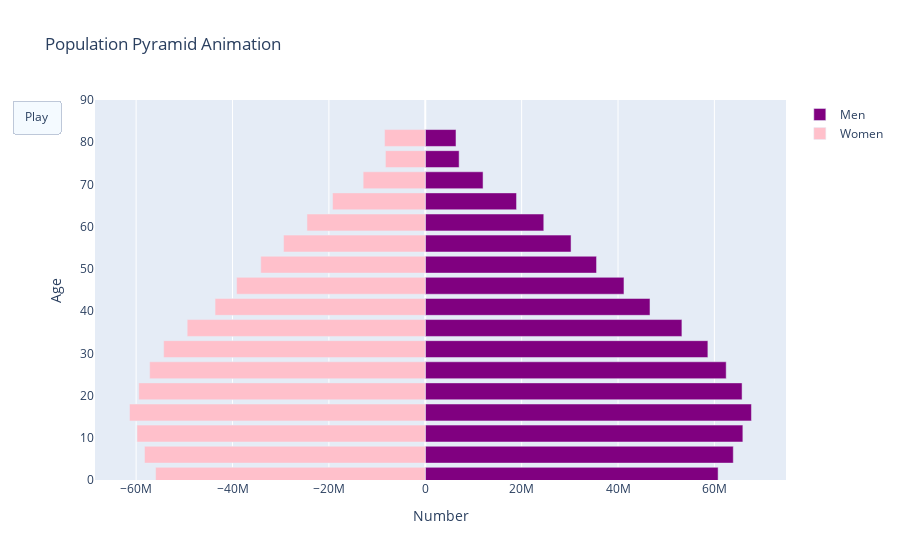

Write notebook code for a chart like this one.
### Code cell
# visualize an animated population pyramid of India, 1960-2020

# create initial plot
year_init = 1960
# get population dataframe
pop_df = population_df(year=year_init, country='India')

# specify layout
layout = go.Layout(barmode='overlay',
                   yaxis=go.layout.YAxis(range=[0, 90], title='Age'),
                   xaxis=go.layout.XAxis(title='Number'),
                  title_text=f"Population Pyramid Animation")

bins = [go.Bar(x = pop_df['Male'],
               y = [int(s[:2])+1 for s in age_ranges],
               orientation='h',
               name='Men',
               marker=dict(color='purple'),
               hoverinfo='skip'
               ),
        go.Bar(x = -pop_df['Female'],
               y = [int(s[:2])+1 for s in age_ranges],
               orientation='h',
               name='Women',
               marker=dict(color='pink'),
               hoverinfo='skip'
               )
       ]

# create multiple pyramids as frames for animation
years = range(1960,2030,10)

frames = []
for y in years:
    
    # get population dataframe
    pop_df = population_df(year=y, country='India')

    # update the bins
    bins = [go.Bar(x = pop_df['Male'],
                   y = [int(s[:2])+1 for s in age_ranges],
                   orientation='h',
                   name='Men',
                   marker=dict(color='purple'),
                   hoverinfo='skip'
                   ),
            go.Bar(x = -pop_df['Female'],
                   y = [int(s[:2])+1 for s in age_ranges],
                   orientation='h',
                   name='Women',
                   marker=dict(color='pink'),
                   hoverinfo='skip'
                   )
            ]
    # create the button
    button = {
        "type": "buttons",
        "buttons": [
            {
                "label": "Play",
                "method": "animate",
                "args": [None, {"frame": {"duration": 1000}}],
            }
        ],
    }
    layout = go.Layout(barmode='overlay',
                   yaxis=go.layout.YAxis(range=[0, 90], title='Age'),
                   xaxis=go.layout.XAxis(title='Number'), updatemenus=[button], 
                    title_text=f"Population Pyramid Animation")
    
    # create frames
    frame = go.Frame(data=bins, layout=go.Layout(title_text=f"Population Pyramid in Year {y}"))
    frames.append(frame)
    


fig = go.Figure(data=bins,
                frames=frames,
                layout = layout)
                                 
# show animation
fig.show()

### Figure 1 — Plotly figure (JSON) as saved in the notebook; plotly's stock layout.template omitted (floating-point values rounded to 4 significant figures)
{"data": [{"hoverinfo": "skip", "marker": {"color": "purple"}, "name": "Men", "orientation": "h", "type": "bar", "x": [60771735, 63921193, 65906417, 67689391, 65745248, 62448056, 58647559, 53259451, 46635684, 41235304, 35543107, 30253405, 24594476, 18942792, 11995529, 7031714, 6376390], "y": [1, 6, 11, 16, 21, 26, 31, 36, 41, 46, 51, 56, 61, 66, 71, 76, 81]}, {"hoverinfo": "skip", "marker": {"color": "pink"}, "name": "Women", "orientation": "h", "type": "bar", "x": [-55952175, -58262875, -59814870, -61362594, -59457333, -57184933, -54279610, -49403314, -43621841, -39150349, -34130103, -29401712, -24542975, -19232661, -12886752, -8263871, -8441710], "y": [1, 6, 11, 16, 21, 26, 31, 36, 41, 46, 51, 56, 61, 66, 71, 76, 81]}], "layout": {"barmode": "overlay", "title": {"text": "Population Pyramid Animation"}, "updatemenus": [{"buttons": [{"args": [null, {"frame": {"duration": 1000}}], "label": "Play", "method": "animate"}], "type": "buttons"}], "xaxis": {"title": {"text": "Number"}}, "yaxis": {"range": [0, 90], "title": {"text": "Age"}}}}
